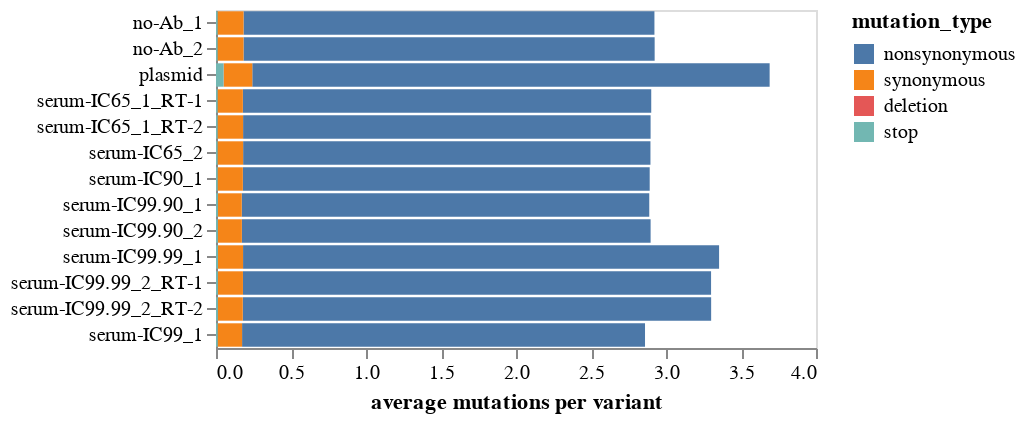

The notebook cell saved with this chart:
### Code cell
mut_types_sort = ["nonsynonymous", "synonymous", "deletion", "stop"]

selections = [
    alt.selection_single(
        fields=[col],
        bind=alt.binding_select(
            options=[None] + avg_muts_reformatted[col].unique().tolist(),
            labels=["all"] + [str(x) for x in avg_muts_reformatted[col].unique()],
            name=col,
        )
    )
    for col in ["library", "date", "sample_type", "virus_batch", "antibody"]
]

mutation_type_selection = alt.selection_multi(fields=["mutation_type"], bind="legend")

avg_muts_chart = (
    alt.Chart(
        avg_muts_reformatted.assign(order=lambda x: x["mutation_type"]
                        .map(lambda m: mut_types_sort.index(m))
                        ),
    )
    .encode(
        x=alt.X(
            "number",
            title="average mutations per variant",
            axis=alt.Axis(grid=False),
        ),
        y=alt.Y(
            "sample",
            title=None,
        ),
        color=alt.Color(
            "mutation_type",
            scale=alt.Scale(domain=mut_types_sort),
        ),
        order=alt.Order("order", sort="descending"),
        tooltip=[alt.Tooltip(c, format=".3g") if c in ["count", "number"] else c
                 for c in avg_muts.columns if c != "sample"],
    )
    .mark_bar()
    .properties(height=alt.Step(13), width=300)
    .configure_axis(labelLimit=500)
    .add_selection(mutation_type_selection, *selections)
    .transform_filter(mutation_type_selection)
)

for selection in selections:
    avg_muts_chart = avg_muts_chart.transform_filter(selection)

avg_muts_chart

### Figure 1 — Vega-Lite specification as saved in the notebook (floating-point values rounded to 4 significant figures)
{"config": {"view": {"continuousWidth": 400, "continuousHeight": 300}, "axis": {"labelLimit": 500}}, "data": {"name": "data-c8e670ed7520b067e114cbe5a4b6e776"}, "mark": "bar", "encoding": {"color": {"field": "mutation_type", "scale": {"domain": ["nonsynonymous", "synonymous", "deletion", "stop"]}, "type": "nominal"}, "order": {"field": "order", "sort": "descending", "type": "nominal"}, "tooltip": [{"field": "library", "type": "nominal"}, {"field": "mutation_type", "type": "nominal"}, {"field": "count", "format": ".3g", "type": "quantitative"}, {"field": "number", "format": ".3g", "type": "quantitative"}, {"field": "date", "type": "quantitative"}, {"field": "virus_batch", "type": "quantitative"}, {"field": "sample_type", "type": "nominal"}, {"field": "antibody", "type": "nominal"}, {"field": "library_sample", "type": "nominal"}], "x": {"axis": {"grid": false}, "field": "number", "title": "average mutations per variant", "type": "quantitative"}, "y": {"field": "sample", "title": null, "type": "nominal"}}, "height": {"step": 13}, "selection": {"selector017": {"type": "multi", "fields": ["mutation_type"], "bind": "legend"}, "selector012": {"type": "single", "fields": ["library"], "bind": {"input": "select", "options": [null, "libA"], "labels": ["all", "libA"], "name": "library"}}, "selector013": {"type": "single", "fields": ["date"], "bind": {"input": "select", "options": [null, 220224], "labels": ["all", "220224"], "name": "date"}}, "selector014": {"type": "single", "fields": ["sample_type"], "bind": {"input": "select", "options": [null, "antibody", "no-antibody_control"], "labels": ["all", "antibody", "no-antibody_control"], "name": "sample_type"}}, "selector015": {"type": "single", "fields": ["virus_batch"], "bind": {"input": "select", "options": [null, 1], "labels": ["all", "1"], "name": "virus_batch"}}, "selector016": {"type": "single", "fields": ["antibody"], "bind": {"input": "select", "options": [null, "AUSAB-07", "no antibody"], "labels": ["all", "AUSAB-07", "no antibody"], "name": "antibody"}}}, "transform": [{"filter": {"selection": "selector017"}}, {"filter": {"selection": "selector012"}}, {"filter": {"selection": "selector013"}}, {"filter": {"selection": "selector014"}}, {"filter": {"selection": "selector015"}}, {"filter": {"selection": "selector016"}}], "width": 300, "$schema": "https://vega.github.io/schema/vega-lite/v4.17.0.json", "datasets": {"data-c8e670ed7520b067e114cbe5a4b6e776": [{"library": "libA", "sample": "serum-IC65_1_RT-1", "mutation_type": "nonsynonymous", "count": 1892557, "number": 2.722, "date": 220224, "virus_batch": 1, "sample_type": "antibody", "antibody": "AUSAB-07", "library_sample": "libA_220224_1_antibody_AUSAB-07_0.000158_1_rt1", "condition": "serum-IC65", "order": 0}, {"library": "libA", "sample": "serum-IC65_1_RT-1", "mutation_type": "synonymous", "count": 1892557, "number": 0.1688, "date": 220224, "virus_batch": 1, "sample_type": "antibody", "antibody": "AUSAB-07", "library_sample": "libA_220224_1_antibody_AUSAB-07_0.000158_1_rt1", "condition": "serum-IC65", "order": 1}, {"library": "libA", "sample": "serum-IC65_1_RT-1", "mutation_type": "stop", "count": 1892557, "number": 0.01032, "date": 220224, "virus_batch": 1, "sample_type": "antibody", "antibody": "AUSAB-07", "library_sample": "libA_220224_1_antibody_AUSAB-07_0.000158_1_rt1", "condition": "serum-IC65", "order": 3}, {"library": "libA", "sample": "serum-IC65_1_RT-1", "mutation_type": "deletion", "count": 1892557, "number": 3.117e-05, "date": 220224, "virus_batch": 1, "sample_type": "antibody", "antibody": "AUSAB-07", "library_sample": "libA_220224_1_antibody_AUSAB-07_0.000158_1_rt1", "condition": "serum-IC65", "order": 2}, {"library": "libA", "sample": "serum-IC65_1_RT-2", "mutation_type": "nonsynonymous", "count": 2193070, "number": 2.717, "date": 220224, "virus_batch": 1, "sample_type": "antibody", "antibody": "AUSAB-07", "library_sample": "libA_220224_1_antibody_AUSAB-07_0.000158_1_rt2", "condition": "serum-IC65", "order": 0}, {"library": "libA", "sample": "serum-IC65_1_RT-2", "mutation_type": "synonymous", "count": 2193070, "number": 0.1703, "date": 220224, "virus_batch": 1, "sample_type": "antibody", "antibody": "AUSAB-07", "library_sample": "libA_220224_1_antibody_AUSAB-07_0.000158_1_rt2", "condition": "serum-IC65", "order": 1}, {"library": "libA", "sample": "serum-IC65_1_RT-2", "mutation_type": "stop", "count": 2193070, "number": 0.01036, "date": 220224, "virus_batch": 1, "sample_type": "antibody", "antibody": "AUSAB-07", "library_sample": "libA_220224_1_antibody_AUSAB-07_0.000158_1_rt2", "condition": "serum-IC65", "order": 3}, {"library": "libA", "sample": "serum-IC65_1_RT-2", "mutation_type": "deletion", "count": 2193070, "number": 2.827e-05, "date": 220224, "virus_batch": 1, "sample_type": "antibody", "antibody": "AUSAB-07", "library_sample": "libA_220224_1_antibody_AUSAB-07_0.000158_1_rt2", "condition": "serum-IC65", "order": 2}, {"library": "libA", "sample": "serum-IC65_2", "mutation_type": "nonsynonymous", "count": 1713538, "number": 2.716, "date": 220224, "virus_batch": 1, "sample_type": "antibody", "antibody": "AUSAB-07", "library_sample": "libA_220224_1_antibody_AUSAB-07_0.000158_2", "condition": "serum-IC65", "order": 0}, {"library": "libA", "sample": "serum-IC65_2", "mutation_type": "synonymous", "count": 1713538, "number": 0.1706, "date": 220224, "virus_batch": 1, "sample_type": "antibody", "antibody": "AUSAB-07", "library_sample": "libA_220224_1_antibody_AUSAB-07_0.000158_2", "condition": "serum-IC65", "order": 1}, {"library": "libA", "sample": "serum-IC65_2", "mutation_type": "stop", "count": 1713538, "number": 0.01022, "date": 220224, "virus_batch": 1, "sample_type": "antibody", "antibody": "AUSAB-07", "library_sample": "libA_220224_1_antibody_AUSAB-07_0.000158_2", "condition": "serum-IC65", "order": 3}, {"library": "libA", "sample": "serum-IC65_2", "mutation_type": "deletion", "count": 1713538, "number": 2.393e-05, "date": 220224, "virus_batch": 1, "sample_type": "antibody", "antibody": "AUSAB-07", "library_sample": "libA_220224_1_antibody_AUSAB-07_0.000158_2", "condition": "serum-IC65", "order": 2}, {"library": "libA", "sample": "serum-IC90_1", "mutation_type": "nonsynonymous", "count": 2552542, "number": 2.712, "date": 220224, "virus_batch": 1, "sample_type": "antibody", "antibody": "AUSAB-07", "library_sample": "libA_220224_1_antibody_AUSAB-07_0.000395_1", "condition": "serum-IC90", "order": 0}, {"library": "libA", "sample": "serum-IC90_1", "mutation_type": "synonymous", "count": 2552542, "number": 0.1685, "date": 220224, "virus_batch": 1, "sample_type": "antibody", "antibody": "AUSAB-07", "library_sample": "libA_220224_1_antibody_AUSAB-07_0.000395_1", "condition": "serum-IC90", "order": 1}, {"library": "libA", "sample": "serum-IC90_1", "mutation_type": "stop", "count": 2552542, "number": 0.0105, "date": 220224, "virus_batch": 1, "sample_type": "antibody", "antibody": "AUSAB-07", "library_sample": "libA_220224_1_antibody_AUSAB-07_0.000395_1", "condition": "serum-IC90", "order": 3}, {"library": "libA", "sample": "serum-IC90_1", "mutation_type": "deletion", "count": 2552542, "number": 3.173e-05, "date": 220224, "virus_batch": 1, "sample_type": "antibody", "antibody": "AUSAB-07", "library_sample": "libA_220224_1_antibody_AUSAB-07_0.000395_1", "condition": "serum-IC90", "order": 2}, {"library": "libA", "sample": "serum-IC99_1", "mutation_type": "nonsynonymous", "count": 2091776, "number": 2.686, "date": 220224, "virus_batch": 1, "sample_type": "antibody", "antibody": "AUSAB-07", "library_sample": "libA_220224_1_antibody_AUSAB-07_0.00158_1", "condition": "serum-IC99", "order": 0}, {"library": "libA", "sample": "serum-IC99_1", "mutation_type": "synonymous", "count": 2091776, "number": 0.1629, "date": 220224, "virus_batch": 1, "sample_type": "antibody", "antibody": "AUSAB-07", "library_sample": "libA_220224_1_antibody_AUSAB-07_0.00158_1", "condition": "serum-IC99", "order": 1}, {"library": "libA", "sample": "serum-IC99_1", "mutation_type": "stop", "count": 2091776, "number": 0.011, "date": 220224, "virus_batch": 1, "sample_type": "antibody", "antibody": "AUSAB-07", "library_sample": "libA_220224_1_antibody_AUSAB-07_0.00158_1", "condition": "serum-IC99", "order": 3}, {"library": "libA", "sample": "serum-IC99_1", "mutation_type": "deletion", "count": 2091776, "number": 2.725e-05, "date": 220224, "virus_batch": 1, "sample_type": "antibody", "antibody": "AUSAB-07", "library_sample": "libA_220224_1_antibody_AUSAB-07_0.00158_1", "condition": "serum-IC99", "order": 2}, {"library": "libA", "sample": "serum-IC99.90_1", "mutation_type": "nonsynonymous", "count": 1694145, "number": 2.717, "date": 220224, "virus_batch": 1, "sample_type": "antibody", "antibody": "AUSAB-07", "library_sample": "libA_220224_1_antibody_AUSAB-07_0.00632_1", "condition": "serum-IC99.90", "order": 0}, {"library": "libA", "sample": "serum-IC99.90_1", "mutation_type": "synonymous", "count": 1694145, "number": 0.1591, "date": 220224, "virus_batch": 1, "sample_type": "antibody", "antibody": "AUSAB-07", "library_sample": "libA_220224_1_antibody_AUSAB-07_0.00632_1", "condition": "serum-IC99.90", "order": 1}, {"library": "libA", "sample": "serum-IC99.90_1", "mutation_type": "stop", "count": 1694145, "number": 0.01255, "date": 220224, "virus_batch": 1, "sample_type": "antibody", "antibody": "AUSAB-07", "library_sample": "libA_220224_1_antibody_AUSAB-07_0.00632_1", "condition": "serum-IC99.90", "order": 3}, {"library": "libA", "sample": "serum-IC99.90_1", "mutation_type": "deletion", "count": 1694145, "number": 4.604e-05, "date": 220224, "virus_batch": 1, "sample_type": "antibody", "antibody": "AUSAB-07", "library_sample": "libA_220224_1_antibody_AUSAB-07_0.00632_1", "condition": "serum-IC99.90", "order": 2}, {"library": "libA", "sample": "serum-IC99.90_2", "mutation_type": "nonsynonymous", "count": 1865542, "number": 2.725, "date": 220224, "virus_batch": 1, "sample_type": "antibody", "antibody": "AUSAB-07", "library_sample": "libA_220224_1_antibody_AUSAB-07_0.00632_2", "condition": "serum-IC99.90", "order": 0}, {"library": "libA", "sample": "serum-IC99.90_2", "mutation_type": "synonymous", "count": 1865542, "number": 0.1602, "date": 220224, "virus_batch": 1, "sample_type": "antibody", "antibody": "AUSAB-07", "library_sample": "libA_220224_1_antibody_AUSAB-07_0.00632_2", "condition": "serum-IC99.90", "order": 1}, {"library": "libA", "sample": "serum-IC99.90_2", "mutation_type": "stop", "count": 1865542, "number": 0.0122, "date": 220224, "virus_batch": 1, "sample_type": "antibody", "antibody": "AUSAB-07", "library_sample": "libA_220224_1_antibody_AUSAB-07_0.00632_2", "condition": "serum-IC99.90", "order": 3}, {"library": "libA", "sample": "serum-IC99.90_2", "mutation_type": "deletion", "count": 1865542, "number": 2.734e-05, "date": 220224, "virus_batch": 1, "sample_type": "antibody", "antibody": "AUSAB-07", "library_sample": "libA_220224_1_antibody_AUSAB-07_0.00632_2", "condition": "serum-IC99.90", "order": 2}, {"library": "libA", "sample": "serum-IC99.99_1", "mutation_type": "nonsynonymous", "count": 2237126, "number": 3.173, "date": 220224, "virus_batch": 1, "sample_type": "antibody", "antibody": "AUSAB-07", "library_sample": "libA_220224_1_antibody_AUSAB-07_0.0158_1", "condition": "serum-IC99.99", "order": 0}, {"library": "libA", "sample": "serum-IC99.99_1", "mutation_type": "synonymous", "count": 2237126, "number": 0.1671, "date": 220224, "virus_batch": 1, "sample_type": "antibody", "antibody": "AUSAB-07", "library_sample": "libA_220224_1_antibody_AUSAB-07_0.0158_1", "condition": "serum-IC99.99", "order": 1}, {"library": "libA", "sample": "serum-IC99.99_1", "mutation_type": "stop", "count": 2237126, "number": 0.01321, "date": 220224, "virus_batch": 1, "sample_type": "antibody", "antibody": "AUSAB-07", "library_sample": "libA_220224_1_antibody_AUSAB-07_0.0158_1", "condition": "serum-IC99.99", "order": 3}, {"library": "libA", "sample": "serum-IC99.99_1", "mutation_type": "deletion", "count": 2237126, "number": 6.973e-05, "date": 220224, "virus_batch": 1, "sample_type": "antibody", "antibody": "AUSAB-07", "library_sample": "libA_220224_1_antibody_AUSAB-07_0.0158_1", "condition": "serum-IC99.99", "order": 2}, {"library": "libA", "sample": "serum-IC99.99_2_RT-1", "mutation_type": "nonsynonymous", "count": 2033210, "number": 3.121, "date": 220224, "virus_batch": 1, "sample_type": "antibody", "antibody": "AUSAB-07", "library_sample": "libA_220224_1_antibody_AUSAB-07_0.0158_2_rt1", "condition": "serum-IC99.99", "order": 0}, {"library": "libA", "sample": "serum-IC99.99_2_RT-1", "mutation_type": "synonymous", "count": 2033210, "number": 0.1672, "date": 220224, "virus_batch": 1, "sample_type": "antibody", "antibody": "AUSAB-07", "library_sample": "libA_220224_1_antibody_AUSAB-07_0.0158_2_rt1", "condition": "serum-IC99.99", "order": 1}, {"library": "libA", "sample": "serum-IC99.99_2_RT-1", "mutation_type": "stop", "count": 2033210, "number": 0.01245, "date": 220224, "virus_batch": 1, "sample_type": "antibody", "antibody": "AUSAB-07", "library_sample": "libA_220224_1_antibody_AUSAB-07_0.0158_2_rt1", "condition": "serum-IC99.99", "order": 3}, {"library": "libA", "sample": "serum-IC99.99_2_RT-1", "mutation_type": "deletion", "count": 2033210, "number": 6.64e-05, "date": 220224, "virus_batch": 1, "sample_type": "antibody", "antibody": "AUSAB-07", "library_sample": "libA_220224_1_antibody_AUSAB-07_0.0158_2_rt1", "condition": "serum-IC99.99", "order": 2}, {"library": "libA", "sample": "serum-IC99.99_2_RT-2", "mutation_type": "nonsynonymous", "count": 1851798, "number": 3.122, "date": 220224, "virus_batch": 1, "sample_type": "antibody", "antibody": "AUSAB-07", "library_sample": "libA_220224_1_antibody_AUSAB-07_0.0158_2_rt2", "condition": "serum-IC99.99", "order": 0}, {"library": "libA", "sample": "serum-IC99.99_2_RT-2", "mutation_type": "synonymous", "count": 1851798, "number": 0.1661, "date": 220224, "virus_batch": 1, "sample_type": "antibody", "antibody": "AUSAB-07", "library_sample": "libA_220224_1_antibody_AUSAB-07_0.0158_2_rt2", "condition": "serum-IC99.99", "order": 1}, {"library": "libA", "sample": "serum-IC99.99_2_RT-2", "mutation_type": "stop", "count": 1851798, "number": 0.01234, "date": 220224, "virus_batch": 1, "sample_type": "antibody", "antibody": "AUSAB-07", "library_sample": "libA_220224_1_antibody_AUSAB-07_0.0158_2_rt2", "condition": "serum-IC99.99", "order": 3}, {"library": "libA", "sample": "serum-IC99.99_2_RT-2", "mutation_type": "deletion", "count": 1851798, "number": 6.966e-05, "date": 220224, "virus_batch": 1, "sample_type": "antibody", "antibody": "AUSAB-07", "library_sample": "libA_220224_1_antibody_AUSAB-07_0.0158_2_rt2", "condition": "serum-IC99.99", "order": 2}, {"library": "libA", "sample": "no-Ab_1", "mutation_type": "nonsynonymous", "count": 2452009, "number": 2.739, "date": 220224, "virus_batch": 1, "sample_type": "no-antibody_control", "antibody": "no antibody", "library_sample": "libA_220224_1_no-antibody_control_670ng_1", "condition": "no-Ab", "order": 0}, {"library": "libA", "sample": "no-Ab_1", "mutation_type": "synonymous", "count": 2452009, "number": 0.1733, "date": 220224, "virus_batch": 1, "sample_type": "no-antibody_control", "antibody": "no antibody", "library_sample": "libA_220224_1_no-antibody_control_670ng_1", "condition": "no-Ab", "order": 1}, {"library": "libA", "sample": "no-Ab_1", "mutation_type": "stop", "count": 2452009, "number": 0.01031, "date": 220224, "virus_batch": 1, "sample_type": "no-antibody_control", "antibody": "no antibody", "library_sample": "libA_220224_1_no-antibody_control_670ng_1", "condition": "no-Ab", "order": 3}, {"library": "libA", "sample": "no-Ab_1", "mutation_type": "deletion", "count": 2452009, "number": 4.853e-05, "date": 220224, "virus_batch": 1, "sample_type": "no-antibody_control", "antibody": "no antibody", "library_sample": "libA_220224_1_no-antibody_control_670ng_1", "condition": "no-Ab", "order": 2}, {"library": "libA", "sample": "no-Ab_2", "mutation_type": "nonsynonymous", "count": 2380112, "number": 2.741, "date": 220224, "virus_batch": 1, "sample_type": "no-antibody_control", "antibody": "no antibody", "library_sample": "libA_220224_1_no-antibody_control_670ng_2", "condition": "no-Ab", "order": 0}, {"library": "libA", "sample": "no-Ab_2", "mutation_type": "synonymous", "count": 2380112, "number": 0.1733, "date": 220224, "virus_batch": 1, "sample_type": "no-antibody_control", "antibody": "no antibody", "library_sample": "libA_220224_1_no-antibody_control_670ng_2", "condition": "no-Ab", "order": 1}, {"library": "libA", "sample": "no-Ab_2", "mutation_type": "stop", "count": 2380112, "number": 0.01017, "date": 220224, "virus_batch": 1, "sample_type": "no-antibody_control", "antibody": "no antibody", "library_sample": "libA_220224_1_no-antibody_control_670ng_2", "condition": "no-Ab", "order": 3}, {"library": "libA", "sample": "no-Ab_2", "mutation_type": "deletion", "count": 2380112, "number": 3.193e-05, "date": 220224, "virus_batch": 1, "sample_type": "no-antibody_control", "antibody": "no antibody", "library_sample": "libA_220224_1_no-antibody_control_670ng_2", "condition": "no-Ab", "order": 2}, {"library": "libA", "sample": "plasmid", "mutation_type": "nonsynonymous", "count": 9795560, "number": 3.449, "date": 220224, "virus_batch": 1, "sample_type": "no-antibody_control", "antibody": "no antibody", "library_sample": "libA_220224_1_no-antibody_control_plasmid", "condition": "plasmid", "order": 0}, {"library": "libA", "sample": "plasmid", "mutation_type": "synonymous", "count": 9795560, "number": 0.1907, "date": 220224, "virus_batch": 1, "sample_type": "no-antibody_control", "antibody": "no antibody", "library_sample": "libA_220224_1_no-antibody_control_plasmid", "condition": "plasmid", "order": 1}, {"library": "libA", "sample": "plasmid", "mutation_type": "stop", "count": 9795560, "number": 0.05078, "date": 220224, "virus_batch": 1, "sample_type": "no-antibody_control", "antibody": "no antibody", "library_sample": "libA_220224_1_no-antibody_control_plasmid", "condition": "plasmid", "order": 3}, {"library": "libA", "sample": "plasmid", "mutation_type": "deletion", "count": 9795560, "number": 0.0004591, "date": 220224, "virus_batch": 1, "sample_type": "no-antibody_control", "antibody": "no antibody", "library_sample": "libA_220224_1_no-antibody_control_plasmid", "condition": "plasmid", "order": 2}]}}
